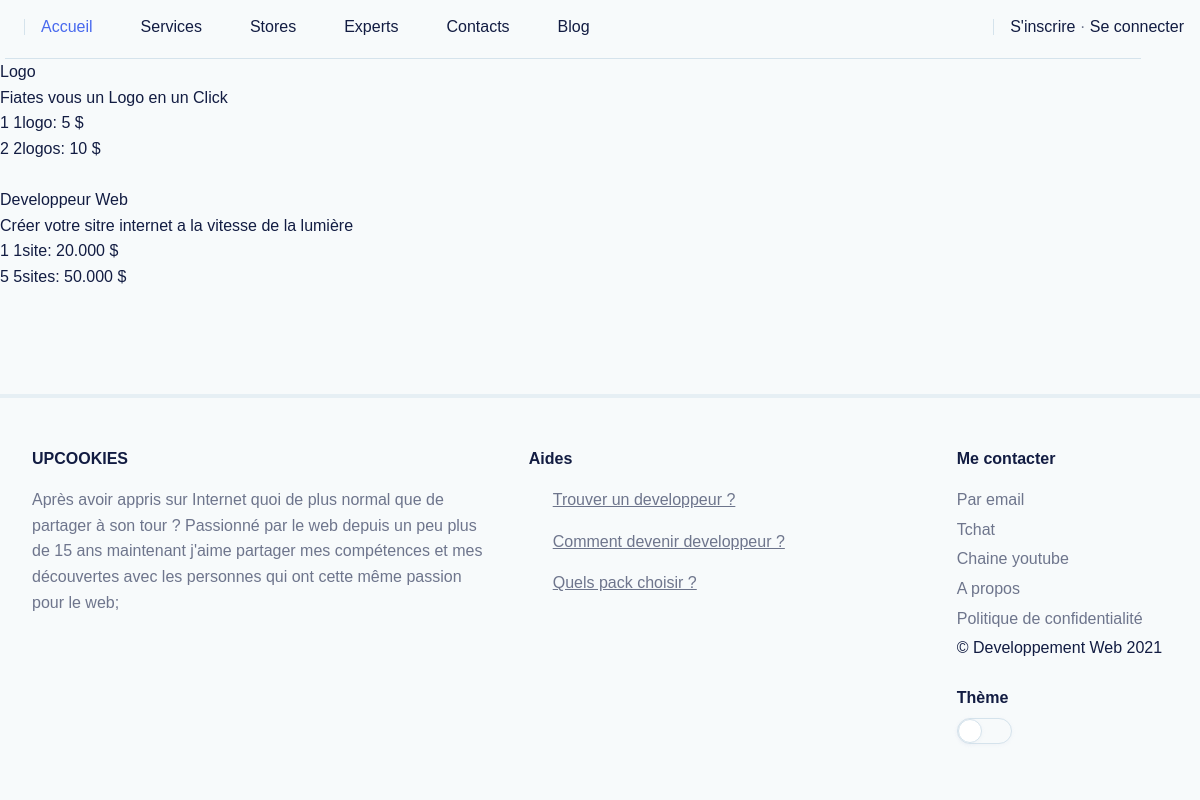
The page /services/ on the database as committed earlier.
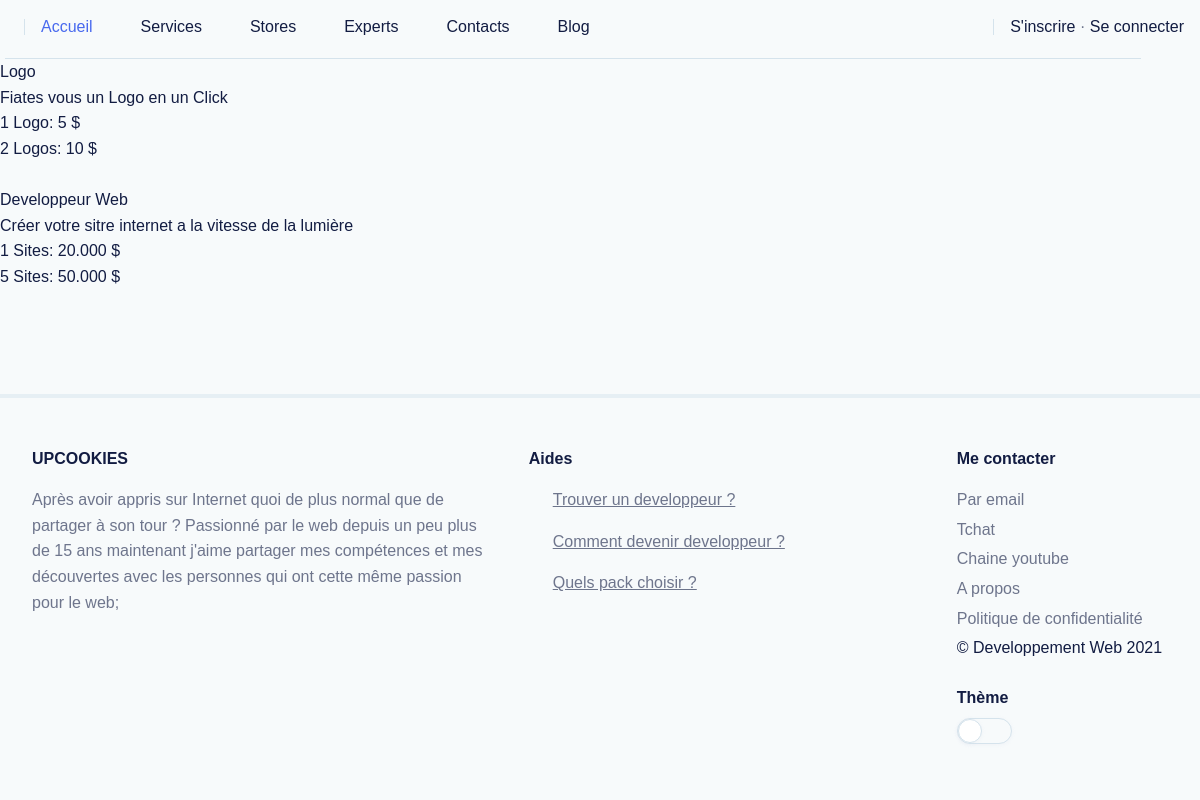
The same page on the database as committed later.
### services/models.py (models this page shows, shortened)
class Services(models.Model):
	name = models.CharField(max_length=255)
	slug = models.SlugField(max_length=200, null=True)
	description = models.TextField()
	pub_date = models.DateTimeField('date published', null=True)
	tarifs = models.ManyToManyField(Tarifs)
	favoris = models.BooleanField(default=False)
	experts = models.ManyToManyField(Experts)
	class Meta:
		verbose_name = "Services"
		verbose_name_plural = "Services"
		ordering = ('-pub_date',)
	def get_absolute_url(self):
		return reverse('services:details', args=[self.slug])

class Tarifs(models.Model):
	name = models.CharField(max_length=25)
	items = models.IntegerField(default=1)
	price = models.CharField(max_length=10)
	class Meta:
		verbose_name = "Tarifs"
		verbose_name_plural = "Tarifs"

### services/views.py (the view)
# urls.py: path('services/', include('services.urls')),
def services(request):
    services = Services.objects.all()
    return render(request, 'services/index.html', {'services':services})

### templates/services/index.html (shortened to what this page needs)
{% extends "../base.html" %}
{% block content %}
	{% for s in services %}
		<a href="{{ s.get_absolute_url }}"><h1>{{ s.name }}</h1></a>
		{{ s.description }}
		<p>
			{% for d in s.tarifs.all %}
				<p>{{ d.items }}
				{{ d.name }}:
				{{ d.price }} $</p>
			{% endfor %}
		</p>
		<br>
	{% endfor %}
{% endblock %}

### templates/base.html (shortened to what this page needs)
{% load static %}
<!DOCTYPE html>
<html lang="fr" style="--vh: 5.61px; --windowHeight: 561px">
<head>
  <link rel="stylesheet" href="{% static 'src/lib/css.css' %}" />
  <link rel="stylesheet" href="{% static 'src/lib/custom.css' %}" />
  <link rel="stylesheet" href="{% static 'src/boots.css' %}" />
  <link rel="stylesheet" href="{% static 'src/lib/print.css' %}" media="print" />
</head>
<body>
  <div class="page-wrapper">
    <nav class="header" id="header">
      <ul class="header-nav menu">
        <li class="header__home">
        </li>
        <li>
          <a href="/" class="menuItem" aria-current="page">
            Accueil</a>
        </li>
        <li>
          <a href="/services" class="menuItem">
            Services</a>
        </li>
        <li>
          <a href="/store" class="menuItem">
            Stores</a>
        </li>
        <li>
          <a href="/services/experts" class="menuItem">
            Experts</a>
        </li>
        <li>
          <a href="/contacts" class="menuItem">
            Contacts</a>
        </li>
        <li>
          <a href="/blog" class="menuItem">
            Blog</a>
        </li>
      </ul>
      <ul class="header-side" id="side-bar">
        <li class="header__notification">
          <site-notifications><a href="http://#" class="js-modal">
              <span class="icon icon-bell iconify" data-icon="ic:baseline-notification-add"></span>
            </a>
          </site-notifications>
        </li>
        <li class="header__search">
       </li>
        <li class="header-side__auth">
          <a href="/auth/signup" class="menuItem">
            <span>S'inscrire</span>
          </a>
          <span class="text-muted" class="menuItem">·</span>
          <a href="/auth/login">
            <span>Se connecter</span>
          </a>
        </li>
      </ul>
    </nav>
{% block content %}
{% endblock content %}
        <footer class="footer">
          <div class="footer-content">
            <div class="footer-title">UPCOOKIES</div>
            <p class="text-muted mb2">
              Après avoir appris sur Internet quoi de plus normal que de partager
              à son tour ? Passionné par le web depuis un peu plus de 15 ans
              maintenant j'aime partager mes compétences et mes découvertes avec
              les personnes qui ont cette même passion pour le web;
            </p>
            <div class="flex">
              <div class="hstack">
              </div>
            </div>
          </div>
          <div>
            <a class="footer-title" href="">Aides</a>
            <div class="footer-tweets">
              <div class="footer-tweet">
                <a href="" target="_blank" rel="noopener noreferrer">Trouver un developpeur ?</a>
              </div>
              <div class="footer-tweet">
                <a href="" target="_blank" rel="noopener noreferrer">Comment devenir developpeur ?</a>
              </div>
              <div class="footer-tweet">
                <a href="" target="_blank" rel="noopener noreferrer">Quels pack choisir ?</a>
              </div>
            </div>
          </div>
          <div>
            <div class="footer-title">Me contacter</div>
            <ul>
              <li>
                <a href="/contact"> Par
                  email</a>
              </li>
              <li>
                <a href="/tchat">
                  Tchat</a>
              </li>
              <li>
                <a href="https://www.youtube.com/">
                  Chaine youtube</a>
              </li>
              <li>
                <a href="/a-propos">
                  A propos</a>
              </li>
              <li>
                <a href="/politique-de-confidentialite">
                  Politique de confidentialité</a>
              </li>
              <p> © Developpement Web 2021 </p>
            </ul>
            <div class="footer-title mt3 mb1">Thème</div>
            <theme-switcher class="theme-switcher form-switch">
              <label for="theme-switcher" class="label">
                <span class="switch  ">
                  <span class="icon icon-sun theme-light iconify" data-icon="akar-icons:sun"></span>
                </span>
              </label>
            </theme-switcher>
          </div>
        </footer>
      </div>
</body>
</html>

Rows that differ between the two databases and show on the page:
changed Tarifs: name "1logo" → "Logo"
changed Tarifs: name "2logos" → "Logos"
changed Tarifs (number 3 of 4 on the later page): name "1site" → "Sites"
changed Tarifs (number 4 of 4 on the later page): name "5sites" → "Sites"
